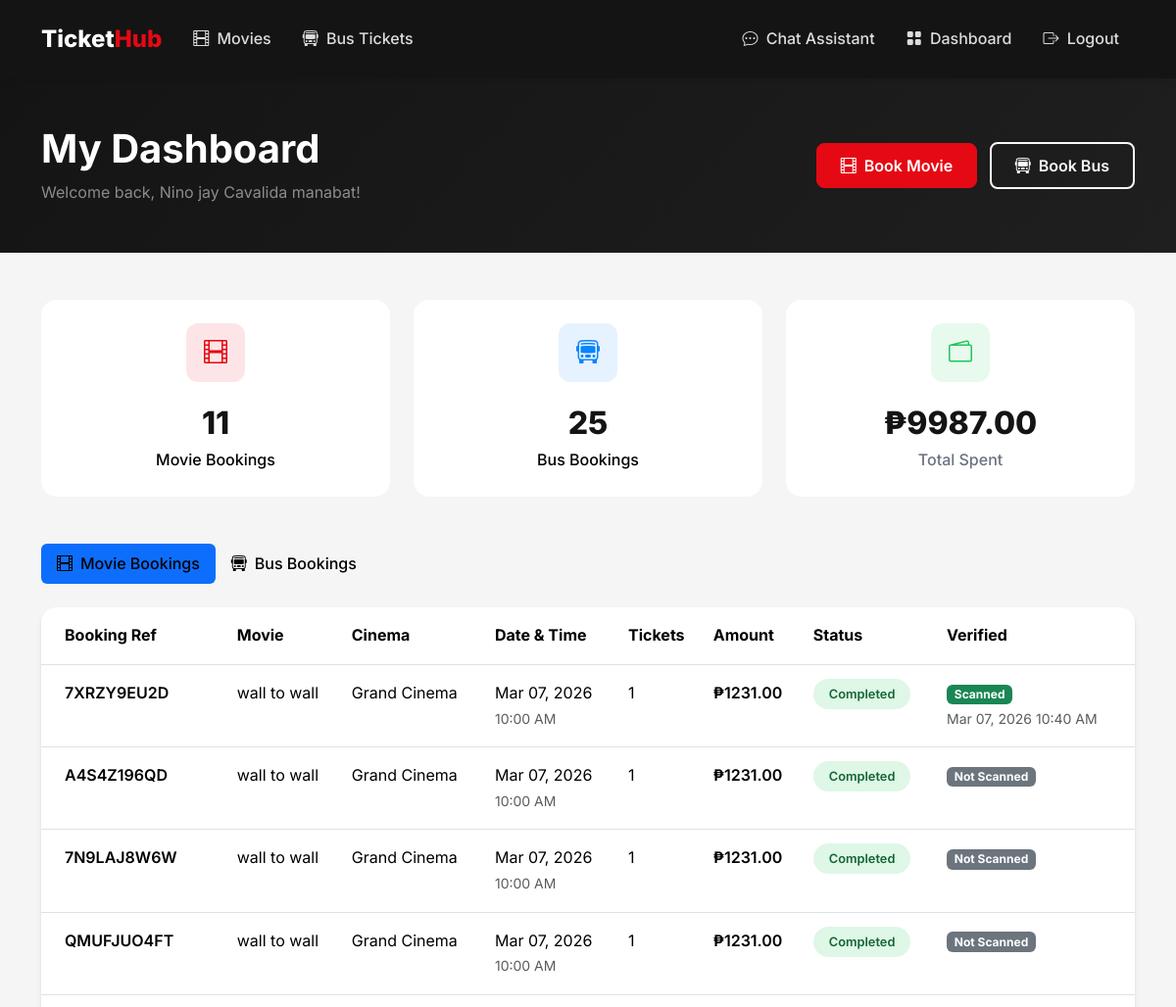
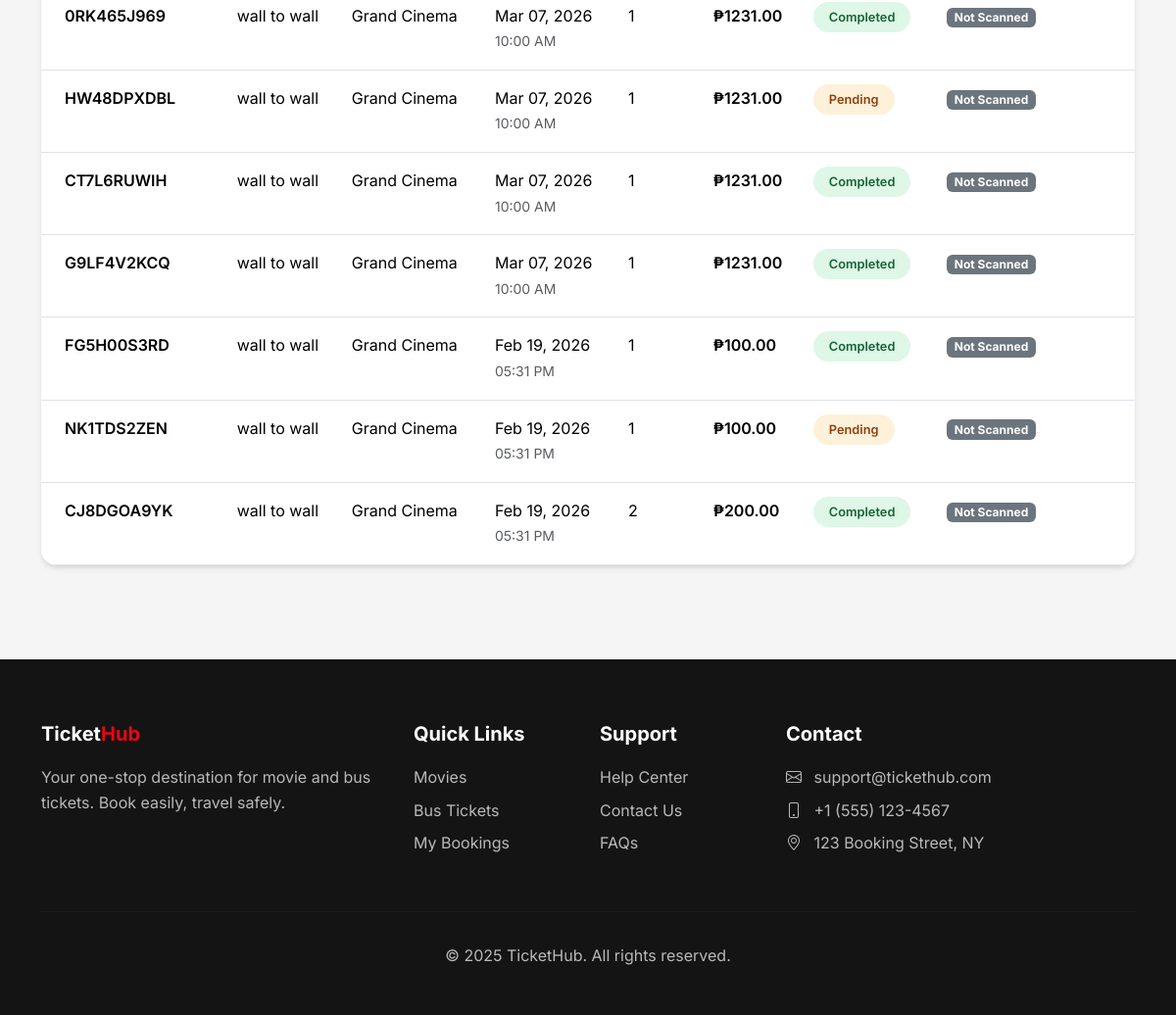
Page /dashboard (signed in) on the committed database (2 pictures, top to bottom).
### flask_app/app.py (models this page shows, shortened)
class User(UserMixin, db.Model):
    id = db.Column(db.Integer, primary_key=True)
    email = db.Column(db.String(120), unique=True, nullable=False)
    password_hash = db.Column(db.String(256), nullable=False)
    name = db.Column(db.String(100), nullable=False)
    phone = db.Column(db.String(20))
    is_admin = db.Column(db.Boolean, default=False)
    created_at = db.Column(db.DateTime, default=datetime.utcnow)
    movie_bookings = db.relationship('MovieBooking', backref='user', lazy=True)
    bus_bookings = db.relationship('BusBooking', backref='user', lazy=True)

class MovieBooking(db.Model):
    id = db.Column(db.Integer, primary_key=True)
    user_id = db.Column(db.Integer, db.ForeignKey('user.id'), nullable=False)
    showtime_id = db.Column(db.Integer, db.ForeignKey('showtime.id'), nullable=False)
    num_tickets = db.Column(db.Integer, nullable=False)
    seat_numbers = db.Column(db.String(200))
    total_amount = db.Column(db.Float, nullable=False)
    payment_status = db.Column(db.String(20), default='pending')  # pending, completed, failed, refunded
    payment_method = db.Column(db.String(20))     # 'card', 'gcash', 'paymaya', 'paypal'
    payment_reference = db.Column(db.String(255)) # PayMongo source/payment id
    booking_reference = db.Column(db.String(20), unique=True)
    is_verified = db.Column(db.Boolean, default=False, nullable=False)
    verified_at = db.Column(db.DateTime, nullable=True)
    created_at = db.Column(db.DateTime, default=datetime.utcnow)

class Movie(db.Model):
    id = db.Column(db.Integer, primary_key=True)
    title = db.Column(db.String(200), nullable=False)
    description = db.Column(db.Text)
    genre = db.Column(db.String(100))
    duration = db.Column(db.Integer)  # in minutes
    rating = db.Column(db.String(10))  # PG, PG-13, R, etc.
    poster_image = db.Column(db.String(255))
    trailer_url = db.Column(db.String(255))
    release_date = db.Column(db.Date)
    is_active = db.Column(db.Boolean, default=True)
    created_at = db.Column(db.DateTime, default=datetime.utcnow)
    showtimes = db.relationship('Showtime', backref='movie', lazy=True, cascade='all, delete-orphan')

class Cinema(db.Model):
    id = db.Column(db.Integer, primary_key=True)
    name = db.Column(db.String(100), nullable=False)
    location = db.Column(db.String(200))
    total_seats = db.Column(db.Integer, default=100)
    showtimes = db.relationship('Showtime', backref='cinema', lazy=True)

class Showtime(db.Model):
    id = db.Column(db.Integer, primary_key=True)
    movie_id = db.Column(db.Integer, db.ForeignKey('movie.id'), nullable=False)
    cinema_id = db.Column(db.Integer, db.ForeignKey('cinema.id'), nullable=False)
    show_date = db.Column(db.Date, nullable=False)
    show_time = db.Column(db.Time, nullable=False)
    price = db.Column(db.Float, nullable=False)
    available_seats = db.Column(db.Integer)
    bookings = db.relationship('MovieBooking', backref='showtime', lazy=True)

### flask_app/app.py (the view)
@app.route('/dashboard')
@login_required
def dashboard():
    movie_bookings = MovieBooking.query.filter_by(user_id=current_user.id).order_by(MovieBooking.created_at.desc()).all()
    bus_bookings = BusBooking.query.filter_by(user_id=current_user.id).order_by(BusBooking.created_at.desc()).all()
    return render_template('dashboard/index.html', movie_bookings=movie_bookings, bus_bookings=bus_bookings)

### flask_app/app.py (called while the page is built)
@app.after_request
def add_no_cache_headers(response):
    if request.endpoint != 'static':
        response.headers['Cache-Control'] = 'no-store, no-cache, must-revalidate, private, max-age=0'
        response.headers['Pragma'] = 'no-cache'
        response.headers['Expires'] = '0'
    return response

@login_manager.user_loader
def load_user(user_id):
    return User.query.get(int(user_id))

### flask_app/templates/dashboard/index.html (shortened to what this page needs)
{% extends 'base.html' %}
{% block content %}
<section class="py-5" style="background: linear-gradient(135deg, var(--dark) 0%, var(--dark-lighter) 100%);">
    <div class="container">
        <div class="row align-items-center">
            <div class="col">
                <h1 class="text-white fw-bold mb-2">My Dashboard</h1>
                <p class="text-white-50 mb-0">Welcome back, {{ current_user.name }}!</p>
            </div>
            <div class="col-auto">
                <a href="{{ url_for('movies') }}" class="btn btn-primary me-2">
                    <i class="bi bi-film me-2"></i>Book Movie
                </a>
                <a href="{{ url_for('bus_routes') }}" class="btn btn-outline-light">
                    <i class="bi bi-bus-front me-2"></i>Book Bus
                </a>
            </div>
        </div>
    </div>
</section>
<section class="py-5">
    <div class="container">
        <div class="row g-4 mb-5">
            <div class="col-md-4">
                <div class="stat-card">
                    <div class="stat-icon" style="background: rgba(229, 9, 20, 0.1);">
                        <i class="bi bi-film" style="color: var(--primary);"></i>
                    </div>
                    <div class="stat-value">{{ movie_bookings|length }}</div>
                    <div class="stat-label" style="color: #000;">Movie Bookings</div>
                </div>
            </div>
            <div class="col-md-4">
                <div class="stat-card">
                    <div class="stat-icon" style="background: rgba(10, 132, 255, 0.1);">
                        <i class="bi bi-bus-front" style="color: var(--secondary);"></i>
                    </div>
                    <div class="stat-value">{{ bus_bookings|length }}</div>
                    <div class="stat-label" style="color: #000;">Bus Bookings</div>
                </div>
            </div>
            <div class="col-md-4">
                <div class="stat-card">
                    <div class="stat-icon" style="background: rgba(34, 197, 94, 0.1);">
                        <i class="bi bi-wallet2" style="color: #22C55E;"></i>
                    </div>
                    <div class="stat-value">₱{{ "%.2f"|format(
                        (movie_bookings|selectattr('payment_status', 'equalto', 'completed')|sum(attribute='total_amount')) +
                        (movie_bookings|selectattr('payment_status', 'equalto', 'paid')|sum(attribute='total_amount')) +
                        (bus_bookings|selectattr('payment_status', 'equalto', 'completed')|sum(attribute='total_amount')) +
                        (bus_bookings|selectattr('payment_status', 'equalto', 'paid')|sum(attribute='total_amount'))
                    ) }}</div>
                    <div class="stat-label">Total Spent</div>
                </div>
            </div>
        </div>
        <ul class="nav nav-pills mb-4" role="tablist">
            <li class="nav-item">
                <button class="nav-link active px-4" data-bs-toggle="pill" data-bs-target="#movie-bookings" style="color: #000 !important;">
                    <i class="bi bi-film me-2"></i>Movie Bookings
                </button>
            </li>
            <li class="nav-item">
                <button class="nav-link px-4" data-bs-toggle="pill" data-bs-target="#bus-bookings" style="color: #000 !important;">
                    <i class="bi bi-bus-front me-2"></i>Bus Bookings
                </button>
            </li>
        </ul>
        <div class="tab-content">
            <div class="tab-pane fade show active" id="movie-bookings">
                {% if movie_bookings %}
                    <div class="card">
                        <div class="table-responsive">
                            <table class="table table-hover mb-0">
                                <thead class="bg-light">
                                    <tr>
                                        <th class="px-4 py-3">Booking Ref</th>
                                        <th class="py-3">Movie</th>
                                        <th class="py-3">Cinema</th>
                                        <th class="py-3">Date & Time</th>
                                        <th class="py-3">Tickets</th>
                                        <th class="py-3">Amount</th>
                                        <th class="py-3">Status</th>
                                        <th class="py-3">Verified</th>
                                    </tr>
                                </thead>
                                <tbody>
                                    {% for booking in movie_bookings %}
                                    <tr>
                                        <td class="px-4 py-3">
                                            <span class="fw-semibold">{{ booking.booking_reference }}</span>
                                        </td>
                                        <td class="py-3">{{ booking.showtime.movie.title }}</td>
                                        <td class="py-3">{{ booking.showtime.cinema.name }}</td>
                                        <td class="py-3">
                                            {{ booking.showtime.show_date.strftime('%b %d, %Y') }}<br>
                                            <small class="text-muted">{{ booking.showtime.show_time.strftime('%I:%M %p') }}</small>
                                        </td>
                                        <td class="py-3">{{ booking.num_tickets }}</td>
                                        <td class="py-3 fw-semibold">₱{{ "%.2f"|format(booking.total_amount) }}</td>
                                        <td class="py-3">
                                            {% if booking.payment_status in ['completed','paid'] %}
                                                <span class="badge-status badge-completed">Completed</span>
                                            {% else %}
                                                <span class="badge-status badge-pending">Pending</span>
                                            {% endif %}
                                        </td>
                                        <td class="py-3">
                                            {% if booking.is_verified %}
                                                <span class="badge bg-success">Scanned</span>
                                                <div><small class="text-muted">{{ booking.verified_at.strftime('%b %d, %Y %I:%M %p') if booking.verified_at else '' }}</small></div>
                                            {% else %}
                                                <span class="badge bg-secondary">Not Scanned</span>
                                            {% endif %}
                                        </td>
                                    </tr>
                                    {% endfor %}
                                </tbody>
                            </table>
                        </div>
                    </div>
                {% endif %}
            </div>
        </div>
    </div>
</section>
{% endblock %}

### flask_app/static/css/main.css (style rules this page uses)
:root { --primary: #E50914; --primary-dark: #B20710; --secondary: #0A84FF; --dark: #141414; --dark-lighter: #1F1F1F; --gray-100: #F5F5F5; --gray-200: #E5E5E5; --gray-300: #D4D4D4; --gray-600: #6B7280; --gray-800: #2D2D2D; --success: #22C55E; --warning: #F59E0B; }
* { margin: 0; padding: 0; box-sizing: border-box; }
body { font-family: 'Inter', -apple-system, BlinkMacSystemFont, sans-serif; background-color: var(--gray-100); color: var(--dark); line-height: 1.6; }
.nav-link { color: rgba(255,255,255,0.85) !important; font-weight: 500; padding: 0.5rem 1rem !important; transition: all 0.2s ease; }
.nav-link.active { color: var(--primary) !important; }
.btn-primary { background: var(--primary); border-color: var(--primary); font-weight: 600; padding: 0.625rem 1.5rem; border-radius: 8px; transition: all 0.2s ease; }
.btn-outline-light { border-width: 2px; font-weight: 600; padding: 0.625rem 1.5rem; border-radius: 8px; }
.card { border: none; border-radius: 16px; box-shadow: 0 4px 6px -1px rgba(0,0,0,0.1), 0 2px 4px -1px rgba(0,0,0,0.06); transition: all 0.3s ease; overflow: hidden; }
.badge-status { padding: 0.5rem 1rem; border-radius: 20px; font-weight: 600; font-size: 0.8rem; }
.badge-completed { background: rgba(34, 197, 94, 0.15); color: #166534; }
.badge-pending { background: rgba(245, 158, 11, 0.15); color: #92400e; }
.stat-card { background: #fff; border-radius: 16px; padding: 1.5rem; text-align: center; }
.stat-card .stat-icon { width: 60px; height: 60px; border-radius: 12px; display: flex; align-items: center; justify-content: center; font-size: 1.5rem; margin: 0 auto 1rem; }
.stat-card .stat-value { font-size: 2rem; font-weight: 800; color: var(--dark); }
.stat-card .stat-label { color: var(--gray-600); font-weight: 500; }
.card { border-radius: 16px; box-shadow: 0 4px 12px rgba(0,0,0,0.07); border: none; }
.btn-primary { background: #E50914; border-color: #E50914; font-weight: 600; border-radius: 8px; transition: background 0.2s; }
.fw-bold { font-weight: 700 !important; }

### flask_app/templates/base.html (style rules this page uses)
:root { --primary: #E50914; --primary-dark: #B20710; --secondary: #0A84FF; --dark: #141414; --dark-lighter: #1F1F1F; --gray-100: #F5F5F5; --gray-200: #E5E5E5; --gray-300: #D4D4D4; --gray-600: #6B7280; --gray-800: #2D2D2D; --success: #22C55E; --warning: #F59E0B; }
* { margin: 0; padding: 0; box-sizing: border-box; }
body { font-family: 'Inter', -apple-system, BlinkMacSystemFont, sans-serif; background-color: var(--gray-100); color: var(--dark); line-height: 1.6; }
.nav-link { color: rgba(255,255,255,0.85) !important; font-weight: 500; padding: 0.5rem 1rem !important; transition: all 0.2s ease; }
.nav-link.active { color: var(--primary) !important; }
.btn-primary { background: var(--primary); border-color: var(--primary); font-weight: 600; padding: 0.625rem 1.5rem; border-radius: 8px; transition: all 0.2s ease; }
.btn-outline-light { border-width: 2px; font-weight: 600; padding: 0.625rem 1.5rem; border-radius: 8px; }
.card { border: none; border-radius: 16px; box-shadow: 0 4px 6px -1px rgba(0,0,0,0.1), 0 2px 4px -1px rgba(0,0,0,0.06); transition: all 0.3s ease; overflow: hidden; }
.badge-status { padding: 0.5rem 1rem; border-radius: 20px; font-weight: 600; font-size: 0.8rem; }
.badge-completed { background: rgba(34, 197, 94, 0.15); color: #166534; }
.badge-pending { background: rgba(245, 158, 11, 0.15); color: #92400e; }
.stat-card { background: #fff; border-radius: 16px; padding: 1.5rem; text-align: center; }
.stat-card .stat-icon { width: 60px; height: 60px; border-radius: 12px; display: flex; align-items: center; justify-content: center; font-size: 1.5rem; margin: 0 auto 1rem; }
.stat-card .stat-value { font-size: 2rem; font-weight: 800; color: var(--dark); }
.stat-card .stat-label { color: var(--gray-600); font-weight: 500; }

### rows in the picture
User: name "Nino jay Cavalida manabat"
MovieBooking: booking_reference "7XRZY9EU2D", showtime.movie "wall to wall", showtime.cinema.name "Grand Cinema", showtime.show_date "Mar 07, 2026", showtime.show_time "10:00 AM", num_tickets "1", total_amount "1231.00", payment_status "Completed", verified_at "Mar 07, 2026 10:40 AM"
MovieBooking: booking_reference "A4S4Z196QD", showtime.movie "wall to wall", showtime.cinema.name "Grand Cinema", showtime.show_date "Mar 07, 2026", showtime.show_time "10:00 AM", num_tickets "1", total_amount "1231.00", payment_status "Completed", is_verified "Not Scanned"
MovieBooking: booking_reference "7N9LAJ8W6W", showtime.movie "wall to wall", showtime.cinema.name "Grand Cinema", showtime.show_date "Mar 07, 2026", showtime.show_time "10:00 AM", num_tickets "1", total_amount "1231.00", payment_status "Completed", is_verified "Not Scanned"
MovieBooking: booking_reference "QMUFJUO4FT", showtime.movie "wall to wall", showtime.cinema.name "Grand Cinema", showtime.show_date "Mar 07, 2026", showtime.show_time "10:00 AM", num_tickets "1", total_amount "1231.00", payment_status "Completed", is_verified "Not Scanned"
MovieBooking: booking_reference "0RK465J969", showtime.movie "wall to wall", showtime.cinema.name "Grand Cinema", showtime.show_date "Mar 07, 2026", showtime.show_time "10:00 AM", num_tickets "1", total_amount "1231.00", payment_status "Completed", is_verified "Not Scanned"
MovieBooking: booking_reference "HW48DPXDBL", showtime.movie "wall to wall", showtime.cinema.name "Grand Cinema", showtime.show_date "Mar 07, 2026", showtime.show_time "10:00 AM", num_tickets "1", total_amount "1231.00", payment_status "Pending", is_verified "Not Scanned"
MovieBooking: booking_reference "CT7L6RUWIH", showtime.movie "wall to wall", showtime.cinema.name "Grand Cinema", showtime.show_date "Mar 07, 2026", showtime.show_time "10:00 AM", num_tickets "1", total_amount "1231.00", payment_status "Completed", is_verified "Not Scanned"
MovieBooking: booking_reference "G9LF4V2KCQ", showtime.movie "wall to wall", showtime.cinema.name "Grand Cinema", showtime.show_date "Mar 07, 2026", showtime.show_time "10:00 AM", num_tickets "1", total_amount "1231.00", payment_status "Completed", is_verified "Not Scanned"
MovieBooking: booking_reference "FG5H00S3RD", showtime.movie "wall to wall", showtime.cinema.name "Grand Cinema", showtime.show_date "Feb 19, 2026", showtime.show_time "05:31 PM", num_tickets "1", total_amount "100.00", payment_status "Completed", is_verified "Not Scanned"
MovieBooking: booking_reference "NK1TDS2ZEN", showtime.movie "wall to wall", showtime.cinema.name "Grand Cinema", showtime.show_date "Feb 19, 2026", showtime.show_time "05:31 PM", num_tickets "1", total_amount "100.00", payment_status "Pending", is_verified "Not Scanned"
MovieBooking: booking_reference "CJ8DGOA9YK", showtime.movie "wall to wall", showtime.cinema.name "Grand Cinema", showtime.show_date "Feb 19, 2026", showtime.show_time "05:31 PM", num_tickets "2", total_amount "200.00", payment_status "Completed", is_verified "Not Scanned"

### other values in the picture
{{ movie_bookings|length }} "11"
{{ bus_bookings|length }} "25"
